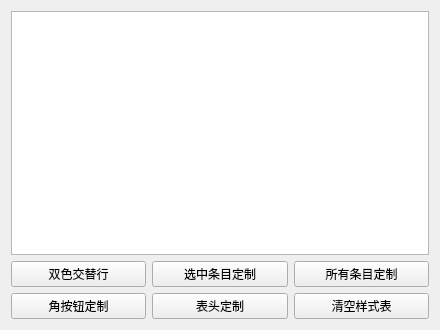
<?xml version="1.0" encoding="UTF-8"?>
<ui version="4.0">
 <class>Widget</class>
 <widget class="QWidget" name="Widget">
  <property name="geometry">
   <rect>
    <x>0</x>
    <y>0</y>
    <width>440</width>
    <height>330</height>
   </rect>
  </property>
  <property name="windowTitle">
   <string>Widget</string>
  </property>
  <layout class="QVBoxLayout" name="verticalLayout">
   <item>
    <widget class="QTableWidget" name="tableWidget"/>
   </item>
   <item>
    <layout class="QGridLayout" name="gridLayout">
     <item row="0" column="0">
      <widget class="QPushButton" name="pushButtonAlternatingRowColors">
       <property name="text">
        <string>双色交替行</string>
       </property>
      </widget>
     </item>
     <item row="0" column="1">
      <widget class="QPushButton" name="pushButtonSelectionCustom">
       <property name="text">
        <string>选中条目定制</string>
       </property>
      </widget>
     </item>
     <item row="0" column="2">
      <widget class="QPushButton" name="pushButtonItemCustom">
       <property name="text">
        <string>所有条目定制</string>
       </property>
      </widget>
     </item>
     <item row="1" column="0">
      <widget class="QPushButton" name="pushButtonCornerButtonCustom">
       <property name="text">
        <string>角按钮定制</string>
       </property>
      </widget>
     </item>
     <item row="1" column="1">
      <widget class="QPushButton" name="pushButtonHeaderCustom">
       <property name="text">
        <string>表头定制</string>
       </property>
      </widget>
     </item>
     <item row="1" column="2">
      <widget class="QPushButton" name="pushButtonClearStyle">
       <property name="text">
        <string>清空样式表</string>
       </property>
      </widget>
     </item>
    </layout>
   </item>
  </layout>
 </widget>
 <resources/>
 <connections/>
</ui>
